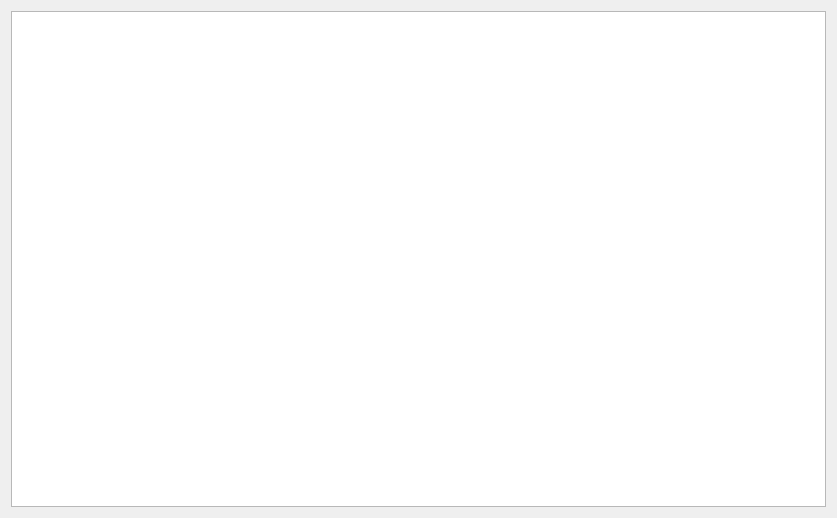
<?xml version="1.0" encoding="UTF-8"?>
<ui version="4.0">
 <class>LY_PhotoAnalysisWidget</class>
 <widget class="QWidget" name="LY_PhotoAnalysisWidget">
  <property name="geometry">
   <rect>
    <x>0</x>
    <y>0</y>
    <width>837</width>
    <height>518</height>
   </rect>
  </property>
  <property name="windowTitle">
   <string>Form</string>
  </property>
  <layout class="QVBoxLayout" name="verticalLayout">
   <item>
    <widget class="QTableWidget" name="tableWidget"/>
   </item>
  </layout>
 </widget>
 <resources/>
 <connections/>
</ui>
